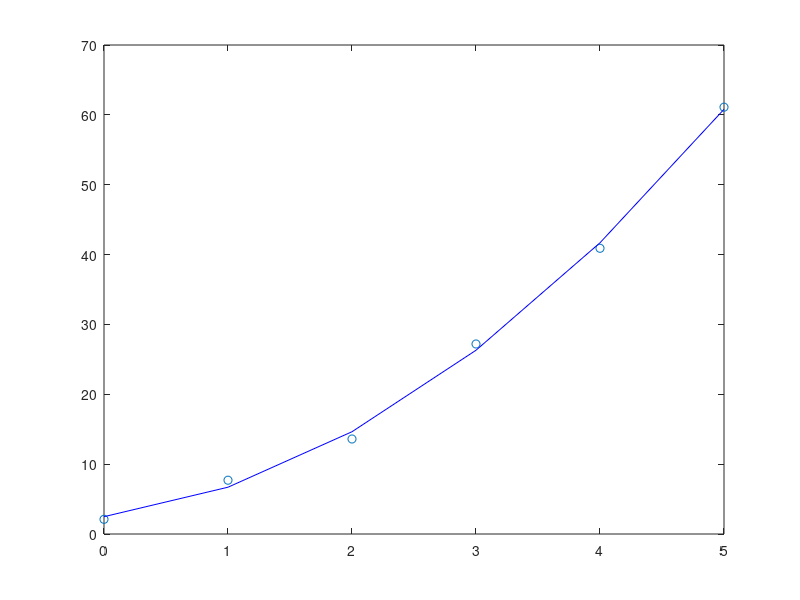

This figure's MATLAB source:
close all;
clear all;
clc;
x = [0 1 2 3 4 5];
y = [2.1 7.7 13.6 27.2 40.9 61.1];
n = length(x);
A = [n sum(x) sum(x.^2); sum(x) sum(x.^2) sum(x.^3);sum(x.^2) sum(x.^3) sum(x.^4)]
Y = [sum(y) sum(x.*y) sum(y.*(x.^2))]
X = [];
X= Y/A;
a0 = X(1,1)
a1 = X(1,2)
a2 = X(1,3)
plot(x,y, 'o');
hold on;
ym = a0 + a1.*x + a2.*(x.^2);
plot(x,ym, 'b');
hold on;